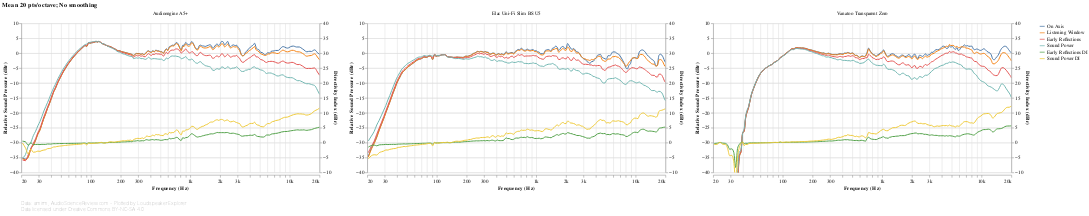

Notebook cell for this chart:
### Markdown cell above
## Spinorama

The famous CEA/CTA-2034 charts, popularized by Dr. Floyd Toole. These provide a good summary of the measurements from a perceptual perspective. Speakers are presented side-by-side for easy comparison.

The curves that make up this chart are described in more detail in the following sections.

Remember:
 - **All the charts are interactive.** Use the mousewheel to zoom, and drag & drop to pan. Click on a legend entry to highlight a single response; hold shift to highlight multiple responses. Double-click to reset the view. (PROTIP: to quickly switch back and forth between speakers, select the speaker dropdown, then use the left-right arrow keys on your keyboard.)
 - **Charts will not be generated if the section they're under is folded while the notebook is running.** To manually load a chart after running the notebook, click on the square to the left of the *Show Code* button. Or simply use *Run all* again after unfolding the section.

### Code cell
#@markdown
frequency_response_db_chart(
    speakers_fr_ready.pipe(lsx.pd.remap_columns, {
        ('CEA2034', 'On Axis'): 'On Axis',
        ('CEA2034', 'Listening Window'): 'Listening Window',
        ('CEA2034', 'Early Reflections'): 'Early Reflections',
        ('CEA2034', 'Sound Power'): 'Sound Power',
        ('Directivity Index', 'Early Reflections DI'): 'Early Reflections DI',
        ('Directivity Index', 'Sound Power DI'): 'Sound Power DI',
    }),
    lambda chart: lsx.util.pipe(chart
        .encode(key_color()),
        # To make the Y axes independent, `.resolve_scale()` has to be used *before
        # and after* `.facet()`. (In Vega terms, there needs to be a Resolve property
        # in *every* view composition specification.)
        #  - If the first `.resolve_scale()` is removed from the layer spec, the axes
        #    are not made independent.
        #  - If the second `.resolve_scale()` is removed from the facet spec, Vega
        #    throws a weird `Unrecognized scale name: "child_layer_0_y"` error.
        lambda chart: chart.resolve_scale(y='independent'),
        speaker_facet, speaker_input,
        lambda chart: chart.resolve_scale(y='independent')),
    lambda chart: alt.layer(
        lsx.util.pipe(lsx.alt.interactive_line(chart)
            .transform_filter(alt.FieldOneOfPredicate(field='key', oneOf=[
                'On Axis', 'Listening Window', 'Early Reflections', 'Sound Power']))
            .encode(sound_pressure_yaxis())),
        lsx.util.pipe(lsx.alt.interactive_line(chart)
            .transform_filter(alt.FieldOneOfPredicate(field='key', oneOf=[
                'Early Reflections DI', 'Sound Power DI']))
            .encode(directivity_index_yaxis(scale_domain=(-10, 40)))
            .interactive())),  # Required, otherwise only left axis scales.
    fold={},
    additional_tooltips=[alt.Tooltip('key', type='nominal', title='Response')],
    sidebyside=True)

### Figure 1 — Vega-Lite specification as saved in the notebook (floating-point values rounded to 4 significant figures; data arrays with more than 128 entries replaced by an {"elided": "..."} marker saying what was removed)
{"config": {"view": {"continuousWidth": 400, "continuousHeight": 300, "opacity": 0}}, "vconcat": [{"data": {"name": "data-06e920a6fb45b4b044328e0acb018fab"}, "facet": {"type": "nominal", "field": "speaker", "title": null}, "spec": {"layer": [{"layer": [{"mark": {"type": "line", "clip": true, "interpolate": "monotone"}, "encoding": {"opacity": {"condition": {"value": 1, "selection": "selector005"}, "value": 0.2}}, "selection": {"selector005": {"type": "multi", "encodings": ["color"], "bind": "legend"}, "selector010": {"type": "interval", "bind": "scales", "encodings": ["x", "y"]}, "selector011": {"type": "single", "fields": ["speaker"], "bind": {"input": "select", "options": [null, "Audioengine A5+", "Elac Uni-Fi Slim BS U5", "Vanatoo Transparent Zero"], "labels": ["All", "Audioengine A5+", "Elac Uni-Fi Slim BS U5", "Vanatoo Transparent Zero"], "name": "Speaker: "}}}, "title": {"text": "Mean 20 pts/octave; No smoothing", "anchor": "start"}}, {"mark": {"type": "circle", "clip": true, "size": 100}, "encoding": {"fillOpacity": {"condition": {"value": 0.3, "selection": "selector006"}, "value": 0}}, "selection": {"selector006": {"type": "single", "on": "mouseover", "clear": "mouseout", "empty": "none", "encodings": ["x", "y"]}}, "title": {"text": "Mean 20 pts/octave; No smoothing", "anchor": "start"}}], "encoding": {"y": {"type": "quantitative", "axis": {"grid": true}, "field": "value", "scale": {"domain": [-40, 10]}, "title": ["Relative Sound Pressure (dBr)"]}}, "transform": [{"filter": {"field": "key", "oneOf": ["On Axis", "Listening Window", "Early Reflections", "Sound Power"]}}]}, {"layer": [{"mark": {"type": "line", "clip": true, "interpolate": "monotone"}, "encoding": {"opacity": {"condition": {"value": 1, "selection": "selector007"}, "value": 0.2}}, "selection": {"selector007": {"type": "multi", "encodings": ["color"], "bind": "legend"}, "selector009": {"type": "interval", "bind": "scales", "encodings": ["x", "y"]}}, "title": {"text": "Mean 20 pts/octave; No smoothing", "anchor": "start"}}, {"mark": {"type": "circle", "clip": true, "size": 100}, "encoding": {"fillOpacity": {"condition": {"value": 0.3, "selection": "selector008"}, "value": 0}}, "selection": {"selector008": {"type": "single", "on": "mouseover", "clear": "mouseout", "empty": "none", "encodings": ["x", "y"]}}, "title": {"text": "Mean 20 pts/octave; No smoothing", "anchor": "start"}}], "encoding": {"y": {"type": "quantitative", "axis": {"grid": true}, "field": "value", "scale": {"domain": [-10, 40]}, "title": ["Directivity Index (dBr)"]}}, "transform": [{"filter": {"field": "key", "oneOf": ["Early Reflections DI", "Sound Power DI"]}}]}], "encoding": {"color": {"type": "nominal", "field": "key", "legend": {"symbolType": "stroke"}, "sort": null, "title": null}, "tooltip": [{"type": "nominal", "field": "key", "title": "Response"}, {"type": "quantitative", "field": "frequency", "format": ".03s", "title": "Frequency (Hz)"}, {"type": "quantitative", "field": "value", "format": ".2f", "title": "Value (dB)"}], "x": {"type": "quantitative", "axis": {"format": "s"}, "field": "frequency", "scale": {"base": 10, "domain": [20, 20000], "nice": false, "type": "log"}, "title": "Frequency (Hz)"}}, "height": 300, "resolve": {"scale": {"y": "independent"}}, "transform": [{"flatten": ["frequency", "On Axis", "Listening Window", "Early Reflections", "Sound Power", "Early Reflections DI", "Sound Power DI"]}, {"fold": ["On Axis", "Listening Window", "Early Reflections", "Sound Power", "Early Reflections DI", "Sound Power DI"]}], "width": 600}, "resolve": {"scale": {"y": "independent"}}, "title": {"text": "Mean 20 pts/octave; No smoothing", "anchor": "start"}, "transform": [{"filter": {"selection": "selector011"}}]}, {"mark": "text", "height": 1, "title": {"text": ["Data: amirm, AudioScienceReview.com - Plotted by Loudspeaker Explorer", "Data licensed under Creative Commons BY-NC-SA 4.0"], "anchor": "start", "color": "gray", "fontSize": 10, "fontWeight": "lighter"}, "width": 600}], "resolve": {"legend": {"color": "independent"}}, "$schema": "https://vega.github.io/schema/vega-lite/v4.8.1.json", "datasets": {"data-06e920a6fb45b4b044328e0acb018fab": [{"speaker": "Audioengine A5+", "frequency": {"elided": "194 float values"}, "On Axis": {"elided": "194 float values"}, "Listening Window": {"elided": "194 float values"}, "Early Reflections": {"elided": "194 float values"}, "Sound Power": {"elided": "194 float values"}, "Early Reflections DI": {"elided": "194 float values"}, "Sound Power DI": {"elided": "194 float values"}}, {"speaker": "Elac Uni-Fi Slim BS U5", "frequency": {"elided": "194 float values"}, "On Axis": {"elided": "194 float values"}, "Listening Window": {"elided": "194 float values"}, "Early Reflections": {"elided": "194 float values"}, "Sound Power": {"elided": "194 float values"}, "Early Reflections DI": {"elided": "194 float values"}, "Sound Power DI": {"elided": "194 float values"}}, {"speaker": "Vanatoo Transparent Zero", "frequency": {"elided": "194 float values"}, "On Axis": {"elided": "194 float values"}, "Listening Window": {"elided": "194 float values"}, "Early Reflections": {"elided": "194 float values"}, "Sound Power": {"elided": "194 float values"}, "Early Reflections DI": {"elided": "194 float values"}, "Sound Power DI": {"elided": "194 float values"}}]}}
